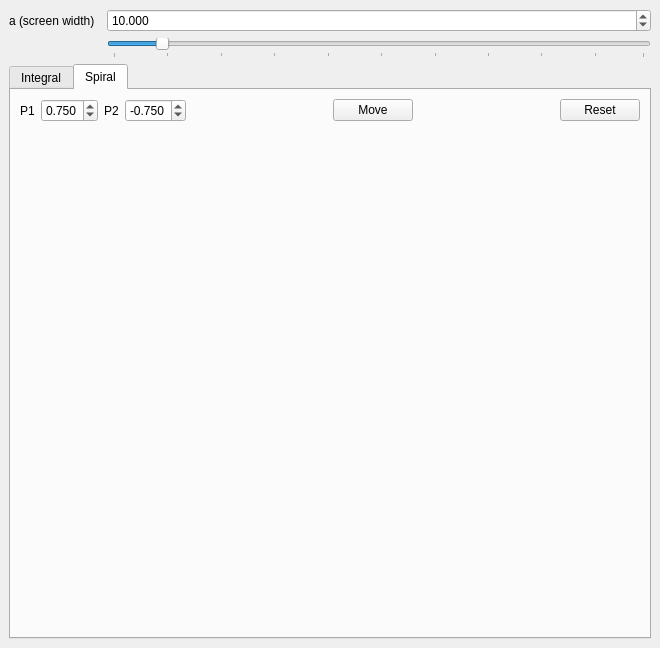
<?xml version="1.0" encoding="UTF-8"?>
<ui version="4.0">
 <class>MainWindow</class>
 <widget class="QMainWindow" name="MainWindow">
  <property name="geometry">
   <rect>
    <x>0</x>
    <y>0</y>
    <width>660</width>
    <height>648</height>
   </rect>
  </property>
  <property name="sizePolicy">
   <sizepolicy hsizetype="MinimumExpanding" vsizetype="Preferred">
    <horstretch>0</horstretch>
    <verstretch>0</verstretch>
   </sizepolicy>
  </property>
  <property name="windowTitle">
   <string>Fresnel</string>
  </property>
  <widget class="QWidget" name="centralWidget">
   <layout class="QHBoxLayout" name="horizontalLayout_2">
    <item>
     <layout class="QVBoxLayout" name="verticalLayout">
      <item>
       <layout class="QGridLayout" name="gridLayout">
        <item row="0" column="4">
         <widget class="QLabel" name="label_2">
          <property name="text">
           <string>a (screen width)  </string>
          </property>
         </widget>
        </item>
        <item row="0" column="5">
         <widget class="QDoubleSpinBox" name="SpinBox_a1">
          <property name="locale">
           <locale language="English" country="UnitedStates"/>
          </property>
          <property name="decimals">
           <number>3</number>
          </property>
          <property name="minimum">
           <double>1.000000000000000</double>
          </property>
          <property name="maximum">
           <double>100.000000000000000</double>
          </property>
          <property name="value">
           <double>10.000000000000000</double>
          </property>
         </widget>
        </item>
        <item row="1" column="5">
         <widget class="QSlider" name="Slider_a1">
          <property name="minimum">
           <number>1</number>
          </property>
          <property name="maximum">
           <number>100</number>
          </property>
          <property name="value">
           <number>10</number>
          </property>
          <property name="orientation">
           <enum>Qt::Horizontal</enum>
          </property>
          <property name="tickPosition">
           <enum>QSlider::TicksBelow</enum>
          </property>
          <property name="tickInterval">
           <number>10</number>
          </property>
         </widget>
        </item>
       </layout>
      </item>
      <item>
       <widget class="QTabWidget" name="tabWidget">
        <property name="locale">
         <locale language="English" country="UnitedStates"/>
        </property>
        <property name="currentIndex">
         <number>1</number>
        </property>
        <widget class="QWidget" name="tab">
         <attribute name="title">
          <string>Integral</string>
         </attribute>
         <layout class="QHBoxLayout" name="horizontalLayout_3">
          <item>
           <widget class="MPL_WIDGET_2D" name="mplwidget_integral" native="true"/>
          </item>
         </layout>
        </widget>
        <widget class="QWidget" name="tab_2">
         <attribute name="title">
          <string>Spiral</string>
         </attribute>
         <layout class="QVBoxLayout" name="verticalLayout_2">
          <item>
           <layout class="QHBoxLayout" name="horizontalLayout">
            <item>
             <widget class="QLabel" name="label">
              <property name="text">
               <string>P1</string>
              </property>
             </widget>
            </item>
            <item>
             <widget class="QDoubleSpinBox" name="SpinBox_P1">
              <property name="enabled">
               <bool>true</bool>
              </property>
              <property name="locale">
               <locale language="English" country="UnitedStates"/>
              </property>
              <property name="keyboardTracking">
               <bool>false</bool>
              </property>
              <property name="decimals">
               <number>3</number>
              </property>
              <property name="maximum">
               <double>5.000000000000000</double>
              </property>
              <property name="singleStep">
               <double>0.010000000000000</double>
              </property>
              <property name="value">
               <double>0.750000000000000</double>
              </property>
             </widget>
            </item>
            <item>
             <widget class="QLabel" name="label_3">
              <property name="text">
               <string>P2</string>
              </property>
             </widget>
            </item>
            <item>
             <widget class="QDoubleSpinBox" name="SpinBox_P2">
              <property name="locale">
               <locale language="English" country="UnitedStates"/>
              </property>
              <property name="keyboardTracking">
               <bool>false</bool>
              </property>
              <property name="decimals">
               <number>3</number>
              </property>
              <property name="minimum">
               <double>-5.000000000000000</double>
              </property>
              <property name="maximum">
               <double>0.000000000000000</double>
              </property>
              <property name="singleStep">
               <double>0.010000000000000</double>
              </property>
              <property name="value">
               <double>-0.750000000000000</double>
              </property>
             </widget>
            </item>
            <item>
             <spacer name="horizontalSpacer_2">
              <property name="orientation">
               <enum>Qt::Horizontal</enum>
              </property>
              <property name="sizeHint" stdset="0">
               <size>
                <width>40</width>
                <height>20</height>
               </size>
              </property>
             </spacer>
            </item>
            <item>
             <widget class="QPushButton" name="pushButton">
              <property name="locale">
               <locale language="English" country="UnitedStates"/>
              </property>
              <property name="text">
               <string>Move</string>
              </property>
             </widget>
            </item>
            <item>
             <spacer name="horizontalSpacer">
              <property name="orientation">
               <enum>Qt::Horizontal</enum>
              </property>
              <property name="sizeHint" stdset="0">
               <size>
                <width>40</width>
                <height>20</height>
               </size>
              </property>
             </spacer>
            </item>
            <item>
             <widget class="QPushButton" name="Button_reset">
              <property name="text">
               <string>Reset</string>
              </property>
             </widget>
            </item>
           </layout>
          </item>
          <item>
           <widget class="MPL_WIDGET_2D" name="mplwidget_spiral" native="true">
            <property name="minimumSize">
             <size>
              <width>0</width>
              <height>0</height>
             </size>
            </property>
           </widget>
          </item>
         </layout>
        </widget>
       </widget>
      </item>
     </layout>
    </item>
   </layout>
  </widget>
 </widget>
 <customwidgets>
  <customwidget>
   <class>MPL_WIDGET_2D</class>
   <extends>QWidget</extends>
   <header location="global">mplwidget</header>
   <container>1</container>
  </customwidget>
 </customwidgets>
 <resources/>
 <connections/>
</ui>
